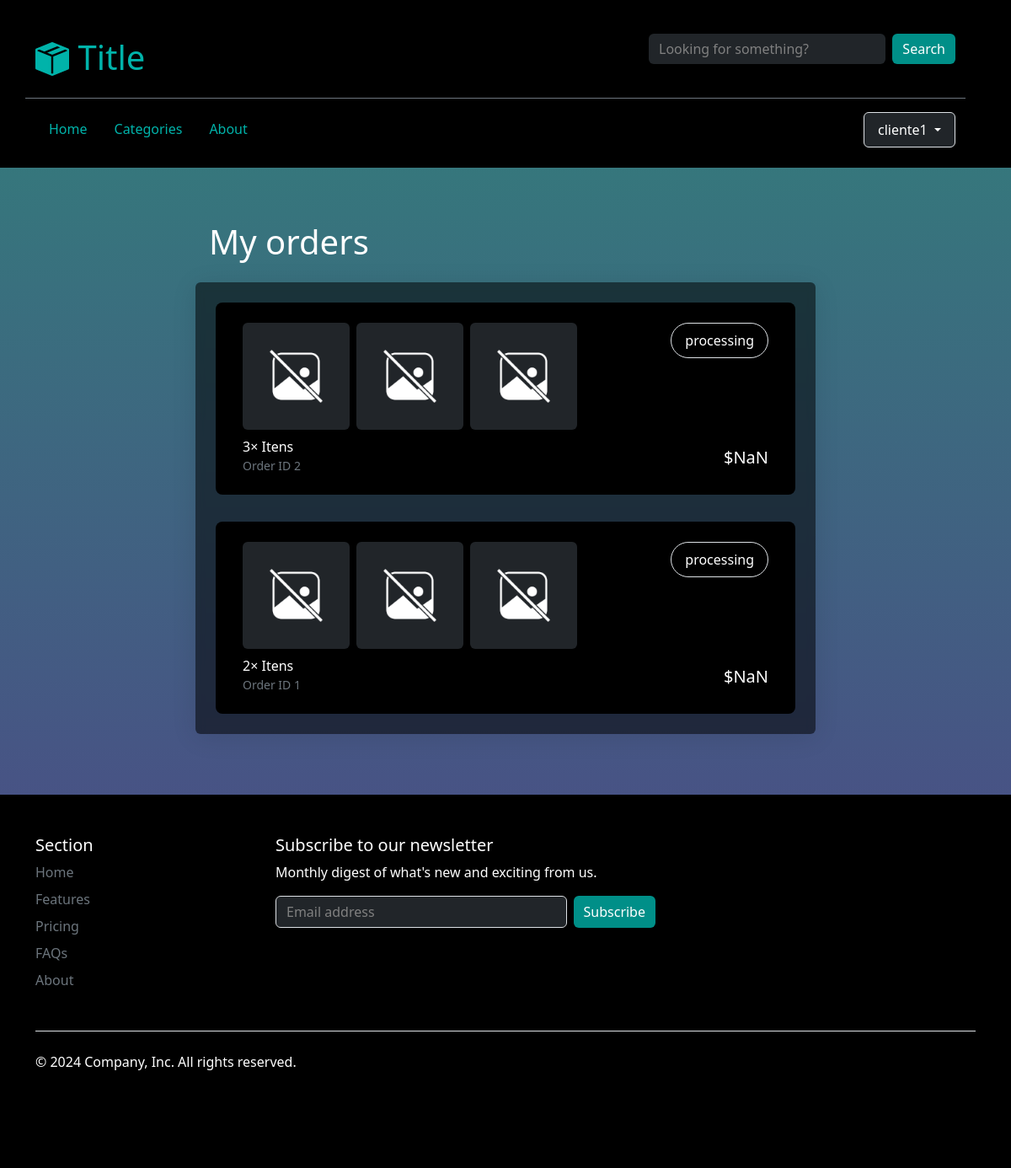
The app's page /my-orders (signed in) with its own data.
### delivery/models.py (models this page shows)
class Order(models.Model):
    id = models.AutoField(primary_key=True)
    user = models.ForeignKey(AuthUser, on_delete=models.CASCADE)
    creation_date = models.DateTimeField(auto_now_add=True)
    update_date = models.DateTimeField(auto_now=True)
    total_price = models.DecimalField(max_digits=10, decimal_places=2, default=0)
    status = models.ForeignKey(OrderStatus, on_delete=models.PROTECT, default=1)
    payment = models.ForeignKey(Payment, on_delete=models.CASCADE)
    recipient = models.ForeignKey(Recipient, on_delete=models.CASCADE)
    delivery_adress = models.ForeignKey(Adress, on_delete=models.CASCADE)
    class Meta:
        db_table = "order"

class OrderStatus(models.Model):
    id = models.AutoField(primary_key=True)
    description = models.CharField(max_length=25, choices=[
        ("PROCESSING", "Processing"),
        ("IN PREPARATION", "In preparation"),
        ("AWAITING WITHDRAW", "Awaiting withdrawal"),
        ("EN ROUTE", "En route"),
        ("DELIVER", "Deliver"),
        ("CANCELED", "Canceled")
    ])
    class Meta:
        db_table = "order_status"

### delivery/views.py (the view)
# urls.py: path("my-orders", views.my_orders, name="my_orders"),
@login_required
def my_orders(request):
    user = request.user
    context = get_layout_context(request)
    orders = Order.objects.filter(user_id = user.id).order_by("-creation_date")
    for order in orders:
        items = OrderItem.objects.filter(order_id = order.id)
        order.quant = 0
        for item in items:
            order.quant += item.quant
    context.update({"orders": orders})
    return render(request, "shopping/my-orders.html", context)

### delivery/views.py (called while the page is built)
def get_layout_context(request):
    try:
        type = UserInfo.objects.get(user_id=request.user.id).type
    except:
        type = None
    categories = Category.objects.all().order_by('name')
    context = {'type': type, 'categories': categories}
    return context

### delivery/templates/shopping/my-orders.html (shortened to what this page needs)
{% extends "layout.html" %}
{% load static %}
{% block body %}
<div class="container">
    <div class="row d-flex justify-content-center text-light">
        <div class="col-12 col-md-12 col-lg-10 col-xl-8 mb-4">
            <h1 class="w-100 p-3">My orders</h1>
            <ul class="list-group glass p-2">
                {% for order in orders %}
                <li class="list-group-item bg-black border-0 rounded-3 m-3">
                    <a href="{% url 'order' order_id=order.id %}" class="d-flex flex-column p-3 link-underline link-underline-opacity-0">
                        <span class="d-flex">
                            <div class="d-flex grid gap-2 w-100">
                                <img src="{% static 'icon.png' %}" alt="" class="w-25 h-100 rounded-2 bg-dark p-4">
                                <img src="{% static 'icon.png' %}" alt="" class="w-25 h-100 rounded-2 bg-dark p-4">
                                <img src="{% static 'icon.png' %}" alt="" class="w-25 h-100 rounded-2 bg-dark p-4">
                            </div>
                            <div>
                                <div class="border rounded-pill p-2 px-3 text-center" name="order-status">{{ order.status.description }}</div>
                            </div>
                        </span>
                        <span class="d-flex justify-content-between align-items-end w-100 mt-2">
                            <span class="d-flex flex-column">
                                <span name="order-quant">{{ order.quant }}&times; Itens</span>
                                <small class="text-secondary">Order ID <span name="order-id" class="text-secondary">{{ order.id }}</span></small class="text-secondary">
                            </span>
                            <h5 name="price">{{ order.total_price }}</h5>
                        </span>
                    </a>
                </li>
                {% endfor %}
            </ul>
        </div>
    </div>
</div>
{% endblock %}

### delivery/templates/layout.html (shortened to what this page needs)
{% load static %}
<!DOCTYPE html>
<html lang="en">
    <head>
        <link href="https://cdn.jsdelivr.net/npm/bootstrap@5.3.3/dist/css/bootstrap.min.css" rel="stylesheet">
        <link rel="stylesheet" href="https://cdn.jsdelivr.net/npm/bootstrap-icons@1.11.3/font/bootstrap-icons.min.css">
        <link rel="stylesheet" href="{% static 'style.css' %}">
    </head>
    <body>
        <div class="bg-black">
            <div id="header" class="container d-flex align-items-center py-4 mb-5">
                <div class="row w-100">
                    <div class="d-flex justify-content-between border-bottom border-secondary py-3 mb-2">
                        <a class="nav-link nav-link d-flex align-items-end" href="{% url 'index' %}">
                            <i class="bi bi-box-seam-fill text-theme fs-1"></i>
                            <h1 class="text-theme">&nbsp;Title</h1>
                        </a>
                        <div class="col-8 col-md-6 col-lg-4">
                            <form action="" class="d-flex">
                                <input class="form-control bg-dark text-light border-0" type="text" id="search" placeholder="Looking for something?">
                                <input class="btn btn-theme ms-2" type="submit" value="Search">
                            </form>
                        </div>
                    </div>
                    <div class="d-flex justify-content-between mt-2">
                        <ul class="nav">
                        <li>
                            <a class="nav-link link-theme" href="{% url 'index' %}">Home</a>
                        </li>
                        <li>
                            <a class="nav-link link-theme" href="{% url 'categories_filter' category_id=0 %}">Categories</a>
                        </li>
                        <li>
                            <a class="nav-link link-theme" href="">About</a>
                        </li>
                        </ul>
                        <div>
                            {% if user.is_authenticated %}
                                <div class="dropdown">
                                <button class="btn btn-dark dropdown-toggle border px-3 py-2" type="button" data-bs-toggle="dropdown" aria-expanded="false">
                                    {{ user.username }}
                                </button>
                                </div>
                            {% else %}
                                Not signed in.
                            {% endif %}
                        </div>
                    </div>
                </div>
            </div>
        </div>
        {% block body %}
        {% endblock %}
        <div class="bg-black">
            <div class="container">
                <footer class="mt-5 py-5">
                    <div class="row">
                    <div class="col-6 col-md-2 mb-3">
                        <h5>Section</h5>
                        <ul class="nav flex-column">
                        <li class="nav-item mb-2"><a href="{% url 'index' %}" class="nav-link p-0 link link-secondary">Home</a></li>
                        <li class="nav-item mb-2"><a href="#" class="nav-link p-0 link link-secondary">Features</a></li>
                        <li class="nav-item mb-2"><a href="#" class="nav-link p-0 link link-secondary">Pricing</a></li>
                        <li class="nav-item mb-2"><a href="#" class="nav-link p-0 link link-secondary">FAQs</a></li>
                        <li class="nav-item mb-2"><a href="#" class="nav-link p-0 link link-secondary">About</a></li>
                        </ul>
                    </div>
                    <div class="col-md-5 offset-md-1 mb-3">
                        <form>
                        <h5>Subscribe to our newsletter</h5>
                        <p>Monthly digest of what's new and exciting from us.</p>
                        <div class="d-flex flex-column flex-sm-row w-100 gap-2">
                            <input id="newsletter1" type="text" class="form-control bg-dark text-light" placeholder="Email address">
                            <button class="btn btn-theme" type="button">Subscribe</button>
                        </div>
                        </form>
                    </div>
                    </div>
                    <div class="d-flex flex-column flex-sm-row justify-content-between py-4 my-4 border-top">
                    <p>© 2024 Company, Inc. All rights reserved.</p>
                    <ul class="list-unstyled d-flex">
                        <li class="ms-3"><a class="link-body-emphasis" href="#"><svg class="bi" width="24" height="24"><use xlink:href="#twitter"></use></svg></a></li>
                        <li class="ms-3"><a class="link-body-emphasis" href="#"><svg class="bi" width="24" height="24"><use xlink:href="#instagram"></use></svg></a></li>
                        <li class="ms-3"><a class="link-body-emphasis" href="#"><svg class="bi" width="24" height="24"><use xlink:href="#facebook"></use></svg></a></li>
                    </ul>
                    </div>
                </footer>
            </div>
        </div>
    </body>
</html>

### delivery/static/style.css (style rules this page uses)
:root { --text-color: #00b3aa; --link-hover-color: #61fff7; --btn-color: #008f88; }
body { background-image: linear-gradient(#31807a, #523e8a); background-attachment: fixed; }
*, h1, h3 { color: white; }
.form-control::placeholder { color: gray; }
.glass { background: rgba(0, 0, 0, 0.54); box-shadow: 0 4px 30px rgba(0, 0, 0, 0.1); backdrop-filter: blur(5px); -webkit-backdrop-filter: blur(5px); }
.text-theme { color: var(--text-color) !important; }
.btn-theme { background-color: var(--btn-color) !important; border: none; color: white; }
.link-theme { color: var(--text-color) !important; }

### records on screen
Order: status.description "processing", quant "3", id "2"
Order: status.description "processing", quant "2", id "1"

### other values on screen
{{ user.username }} "cliente1"
